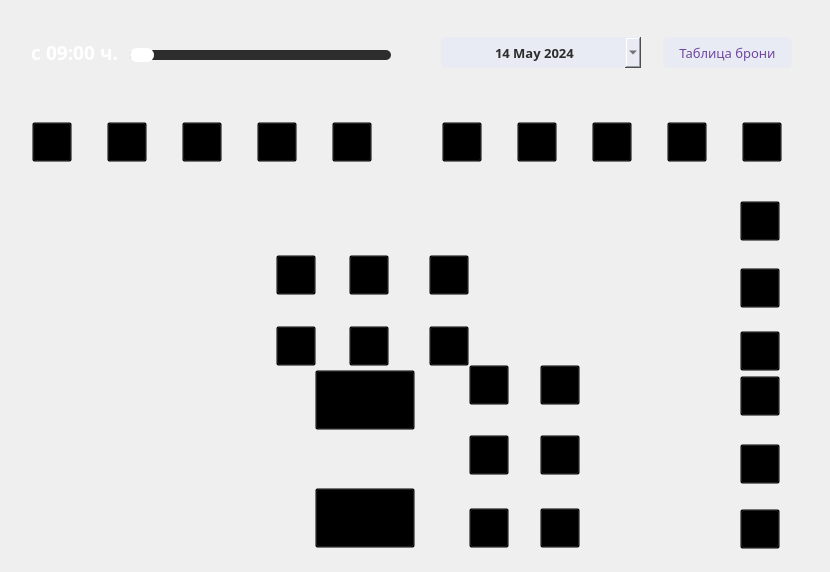
    <widget class="QWidget" name="bookingSeatWidget">
     <property name="styleSheet">
      <string notr="true">#bookingSeatWidget
{
	background-color: #2d2d2d;
	border-bottom-right-radius: 16px;
	background-image: url(:/Imagine/imagine/backgroundsearch.png);
}</string>
     </property>
     <widget class="QPushButton" name="PC_29">
      <property name="geometry">
       <rect>
        <x>315</x>
        <y>370</y>
        <width>100</width>
        <height>60</height>
       </rect>
      </property>
      <property name="styleSheet">
       <string notr="true">background: transparent;</string>
      </property>
      <property name="text">
       <string/>
      </property>
      <property name="icon">
       <iconset resource="resources.qrc">
        <normaloff>:/Imagine/imagine/booking_console.png</normaloff>:/Imagine/imagine/booking_console.png</iconset>
      </property>
      <property name="iconSize">
       <size>
        <width>50</width>
        <height>50</height>
       </size>
      </property>
     </widget>
     <widget class="QPushButton" name="PC_25">
      <property name="geometry">
       <rect>
        <x>469</x>
        <y>435</y>
        <width>40</width>
        <height>40</height>
       </rect>
      </property>
      <property name="styleSheet">
       <string notr="true">background: transparent;</string>
      </property>
      <property name="text">
       <string/>
      </property>
      <property name="icon">
       <iconset resource="resources.qrc">
        <normaloff>:/Imagine/imagine/booking_computer.png</normaloff>:/Imagine/imagine/booking_computer.png</iconset>
      </property>
      <property name="iconSize">
       <size>
        <width>40</width>
        <height>40</height>
       </size>
      </property>
     </widget>
     <widget class="QPushButton" name="PC_9">
      <property name="geometry">
       <rect>
        <x>667</x>
        <y>122</y>
        <width>40</width>
        <height>40</height>
       </rect>
      </property>
      <property name="styleSheet">
       <string notr="true">background: transparent;</string>
      </property>
      <property name="text">
       <string/>
      </property>
      <property name="icon">
       <iconset resource="resources.qrc">
        <normaloff>:/Imagine/imagine/booking_computer.png</normaloff>:/Imagine/imagine/booking_computer.png</iconset>
      </property>
      <property name="iconSize">
       <size>
        <width>40</width>
        <height>40</height>
       </size>
      </property>
     </widget>
     <widget class="QPushButton" name="PC_16">
      <property name="geometry">
       <rect>
        <x>740</x>
        <y>509</y>
        <width>40</width>
        <height>40</height>
       </rect>
      </property>
      <property name="styleSheet">
       <string notr="true">background: transparent;</string>
      </property>
      <property name="text">
       <string/>
      </property>
      <property name="icon">
       <iconset resource="resources.qrc">
        <normaloff>:/Imagine/imagine/booking_computer.png</normaloff>:/Imagine/imagine/booking_computer.png</iconset>
      </property>
      <property name="iconSize">
       <size>
        <width>40</width>
        <height>40</height>
       </size>
      </property>
     </widget>
     <widget class="QPushButton" name="PC_2">
      <property name="geometry">
       <rect>
        <x>107</x>
        <y>122</y>
        <width>40</width>
        <height>40</height>
       </rect>
      </property>
      <property name="styleSheet">
       <string notr="true">background: transparent;</string>
      </property>
      <property name="text">
       <string/>
      </property>
      <property name="icon">
       <iconset resource="resources.qrc">
        <normaloff>:/Imagine/imagine/booking_computer.png</normaloff>:/Imagine/imagine/booking_computer.png</iconset>
      </property>
      <property name="iconSize">
       <size>
        <width>40</width>
        <height>40</height>
       </size>
      </property>
     </widget>
     <widget class="QPushButton" name="PC_10">
      <property name="geometry">
       <rect>
        <x>742</x>
        <y>122</y>
        <width>40</width>
        <height>40</height>
       </rect>
      </property>
      <property name="styleSheet">
       <string notr="true">background: transparent;</string>
      </property>
      <property name="text">
       <string/>
      </property>
      <property name="icon">
       <iconset resource="resources.qrc">
        <normaloff>:/Imagine/imagine/booking_computer.png</normaloff>:/Imagine/imagine/booking_computer.png</iconset>
      </property>
      <property name="iconSize">
       <size>
        <width>40</width>
        <height>40</height>
       </size>
      </property>
     </widget>
     <widget class="QPushButton" name="PC_27">
      <property name="geometry">
       <rect>
        <x>469</x>
        <y>508</y>
        <width>40</width>
        <height>40</height>
       </rect>
      </property>
      <property name="styleSheet">
       <string notr="true">background: transparent;</string>
      </property>
      <property name="text">
       <string/>
      </property>
      <property name="icon">
       <iconset resource="resources.qrc">
        <normaloff>:/Imagine/imagine/booking_computer.png</normaloff>:/Imagine/imagine/booking_computer.png</iconset>
      </property>
      <property name="iconSize">
       <size>
        <width>40</width>
        <height>40</height>
       </size>
      </property>
     </widget>
     <widget class="QPushButton" name="PC_12">
      <property name="geometry">
       <rect>
        <x>740</x>
        <y>268</y>
        <width>40</width>
        <height>40</height>
       </rect>
      </property>
      <property name="styleSheet">
       <string notr="true">background: transparent;</string>
      </property>
      <property name="text">
       <string/>
      </property>
      <property name="icon">
       <iconset resource="resources.qrc">
        <normaloff>:/Imagine/imagine/booking_computer.png</normaloff>:/Imagine/imagine/booking_computer.png</iconset>
      </property>
      <property name="iconSize">
       <size>
        <width>40</width>
        <height>40</height>
       </size>
      </property>
      <property name="checkable">
       <bool>false</bool>
      </property>
     </widget>
     <widget class="QPushButton" name="PC_11">
      <property name="geometry">
       <rect>
        <x>740</x>
        <y>201</y>
        <width>40</width>
        <height>40</height>
       </rect>
      </property>
      <property name="styleSheet">
       <string notr="true">background: transparent;</string>
      </property>
      <property name="text">
       <string/>
      </property>
      <property name="icon">
       <iconset resource="resources.qrc">
        <normaloff>:/Imagine/imagine/booking_computer.png</normaloff>:/Imagine/imagine/booking_computer.png</iconset>
      </property>
      <property name="iconSize">
       <size>
        <width>40</width>
        <height>40</height>
       </size>
      </property>
     </widget>
     <widget class="QPushButton" name="PC_22">
      <property name="geometry">
       <rect>
        <x>429</x>
        <y>326</y>
        <width>40</width>
        <height>40</height>
       </rect>
      </property>
      <property name="styleSheet">
       <string notr="true">background: transparent;</string>
      </property>
      <property name="text">
       <string/>
      </property>
      <property name="icon">
       <iconset resource="resources.qrc">
        <normaloff>:/Imagine/imagine/booking_computer.png</normaloff>:/Imagine/imagine/booking_computer.png</iconset>
      </property>
      <property name="iconSize">
       <size>
        <width>40</width>
        <height>40</height>
       </size>
      </property>
     </widget>
     <widget class="QPushButton" name="PC_23">
      <property name="geometry">
       <rect>
        <x>469</x>
        <y>365</y>
        <width>40</width>
        <height>40</height>
       </rect>
      </property>
      <property name="styleSheet">
       <string notr="true">background: transparent;</string>
      </property>
      <property name="text">
       <string/>
      </property>
      <property name="icon">
       <iconset resource="resources.qrc">
        <normaloff>:/Imagine/imagine/booking_computer.png</normaloff>:/Imagine/imagine/booking_computer.png</iconset>
      </property>
      <property name="iconSize">
       <size>
        <width>40</width>
        <height>40</height>
       </size>
      </property>
     </widget>
     <widget class="QPushButton" name="PC_21">
      <property name="geometry">
       <rect>
        <x>349</x>
        <y>326</y>
        <width>40</width>
        <height>40</height>
       </rect>
      </property>
      <property name="styleSheet">
       <string notr="true">background: transparent;</string>
      </property>
      <property name="text">
       <string/>
      </property>
      <property name="icon">
       <iconset resource="resources.qrc">
        <normaloff>:/Imagine/imagine/booking_computer.png</normaloff>:/Imagine/imagine/booking_computer.png</iconset>
      </property>
      <property name="iconSize">
       <size>
        <width>40</width>
        <height>40</height>
       </size>
      </property>
     </widget>
     <widget class="QPushButton" name="PC_8">
      <property name="geometry">
       <rect>
        <x>592</x>
        <y>122</y>
        <width>40</width>
        <height>40</height>
       </rect>
      </property>
      <property name="styleSheet">
       <string notr="true">background: transparent;</string>
      </property>
      <property name="text">
       <string/>
      </property>
      <property name="icon">
       <iconset resource="resources.qrc">
        <normaloff>:/Imagine/imagine/booking_computer.png</normaloff>:/Imagine/imagine/booking_computer.png</iconset>
      </property>
      <property name="iconSize">
       <size>
        <width>40</width>
        <height>40</height>
       </size>
      </property>
     </widget>
     <widget class="QPushButton" name="PC_28">
      <property name="geometry">
       <rect>
        <x>540</x>
        <y>508</y>
        <width>40</width>
        <height>40</height>
       </rect>
      </property>
      <property name="styleSheet">
       <string notr="true">background: transparent;</string>
      </property>
      <property name="text">
       <string/>
      </property>
      <property name="icon">
       <iconset resource="resources.qrc">
        <normaloff>:/Imagine/imagine/booking_computer.png</normaloff>:/Imagine/imagine/booking_computer.png</iconset>
      </property>
      <property name="iconSize">
       <size>
        <width>40</width>
        <height>40</height>
       </size>
      </property>
     </widget>
     <widget class="QPushButton" name="PC_5">
      <property name="geometry">
       <rect>
        <x>332</x>
        <y>122</y>
        <width>40</width>
        <height>40</height>
       </rect>
      </property>
      <property name="styleSheet">
       <string notr="true">background: transparent;</string>
      </property>
      <property name="text">
       <string/>
      </property>
      <property name="icon">
       <iconset resource="resources.qrc">
        <normaloff>:/Imagine/imagine/booking_computer.png</normaloff>:/Imagine/imagine/booking_computer.png</iconset>
      </property>
      <property name="iconSize">
       <size>
        <width>40</width>
        <height>40</height>
       </size>
      </property>
     </widget>
     <widget class="QPushButton" name="PC_4">
      <property name="geometry">
       <rect>
        <x>257</x>
        <y>122</y>
        <width>40</width>
        <height>40</height>
       </rect>
      </property>
      <property name="styleSheet">
       <string notr="true">background: transparent;</string>
      </property>
      <property name="text">
       <string/>
      </property>
      <property name="icon">
       <iconset resource="resources.qrc">
        <normaloff>:/Imagine/imagine/booking_computer.png</normaloff>:/Imagine/imagine/booking_computer.png</iconset>
      </property>
      <property name="iconSize">
       <size>
        <width>40</width>
        <height>40</height>
       </size>
      </property>
     </widget>
     <widget class="QPushButton" name="PC_20">
      <property name="geometry">
       <rect>
        <x>276</x>
        <y>326</y>
        <width>40</width>
        <height>40</height>
       </rect>
      </property>
      <property name="styleSheet">
       <string notr="true">background: transparent;</string>
      </property>
      <property name="text">
       <string/>
      </property>
      <property name="icon">
       <iconset resource="resources.qrc">
        <normaloff>:/Imagine/imagine/booking_computer.png</normaloff>:/Imagine/imagine/booking_computer.png</iconset>
      </property>
      <property name="iconSize">
       <size>
        <width>40</width>
        <height>40</height>
       </size>
      </property>
     </widget>
     <widget class="QPushButton" name="PC_7">
      <property name="geometry">
       <rect>
        <x>517</x>
        <y>122</y>
        <width>40</width>
        <height>40</height>
       </rect>
      </property>
      <property name="styleSheet">
       <string notr="true">background: transparent;</string>
      </property>
      <property name="text">
       <string/>
      </property>
      <property name="icon">
       <iconset resource="resources.qrc">
        <normaloff>:/Imagine/imagine/booking_computer.png</normaloff>:/Imagine/imagine/booking_computer.png</iconset>
      </property>
      <property name="iconSize">
       <size>
        <width>40</width>
        <height>40</height>
       </size>
      </property>
     </widget>
     <widget class="QPushButton" name="PC_24">
      <property name="geometry">
       <rect>
        <x>540</x>
        <y>365</y>
        <width>40</width>
        <height>40</height>
       </rect>
      </property>
      <property name="styleSheet">
       <string notr="true">background: transparent;</string>
      </property>
      <property name="text">
       <string/>
      </property>
      <property name="icon">
       <iconset resource="resources.qrc">
        <normaloff>:/Imagine/imagine/booking_computer.png</normaloff>:/Imagine/imagine/booking_computer.png</iconset>
      </property>
      <property name="iconSize">
       <size>
        <width>40</width>
        <height>40</height>
       </size>
      </property>
     </widget>
     <widget class="QPushButton" name="PC_13">
      <property name="geometry">
       <rect>
        <x>740</x>
        <y>331</y>
        <width>40</width>
        <height>40</height>
       </rect>
      </property>
      <property name="styleSheet">
       <string notr="true">background: transparent;</string>
      </property>
      <property name="text">
       <string/>
      </property>
      <property name="icon">
       <iconset resource="resources.qrc">
        <normaloff>:/Imagine/imagine/booking_computer.png</normaloff>:/Imagine/imagine/booking_computer.png</iconset>
      </property>
      <property name="iconSize">
       <size>
        <width>40</width>
        <height>40</height>
       </size>
      </property>
     </widget>
     <widget class="QPushButton" name="PC_19">
      <property name="geometry">
       <rect>
        <x>429</x>
        <y>255</y>
        <width>40</width>
        <height>40</height>
       </rect>
      </property>
      <property name="styleSheet">
       <string notr="true">background: transparent;</string>
      </property>
      <property name="text">
       <string/>
      </property>
      <property name="icon">
       <iconset resource="resources.qrc">
        <normaloff>:/Imagine/imagine/booking_computer.png</normaloff>:/Imagine/imagine/booking_computer.png</iconset>
      </property>
      <property name="iconSize">
       <size>
        <width>40</width>
        <height>40</height>
       </size>
      </property>
     </widget>
     <widget class="QPushButton" name="PC_15">
      <property name="geometry">
       <rect>
        <x>740</x>
        <y>444</y>
        <width>40</width>
        <height>40</height>
       </rect>
      </property>
      <property name="styleSheet">
       <string notr="true">background: transparent;</string>
      </property>
      <property name="text">
       <string/>
      </property>
      <property name="icon">
       <iconset resource="resources.qrc">
        <normaloff>:/Imagine/imagine/booking_computer.png</normaloff>:/Imagine/imagine/booking_computer.png</iconset>
      </property>
      <property name="iconSize">
       <size>
        <width>40</width>
        <height>40</height>
       </size>
      </property>
     </widget>
     <widget class="QPushButton" name="PC_30">
      <property name="geometry">
       <rect>
        <x>315</x>
        <y>488</y>
        <width>100</width>
        <height>60</height>
       </rect>
      </property>
      <property name="styleSheet">
       <string notr="true">background: transparent;</string>
      </property>
      <property name="text">
       <string/>
      </property>
      <property name="icon">
       <iconset resource="resources.qrc">
        <normaloff>:/Imagine/imagine/booking_console.png</normaloff>:/Imagine/imagine/booking_console.png</iconset>
      </property>
      <property name="iconSize">
       <size>
        <width>50</width>
        <height>50</height>
       </size>
      </property>
     </widget>
     <widget class="QPushButton" name="PC_26">
      <property name="geometry">
       <rect>
        <x>540</x>
        <y>435</y>
        <width>40</width>
        <height>40</height>
       </rect>
      </property>
      <property name="styleSheet">
       <string notr="true">background: transparent;</string>
      </property>
      <property name="text">
       <string/>
      </property>
      <property name="icon">
       <iconset resource="resources.qrc">
        <normaloff>:/Imagine/imagine/booking_computer.png</normaloff>:/Imagine/imagine/booking_computer.png</iconset>
      </property>
      <property name="iconSize">
       <size>
        <width>40</width>
        <height>40</height>
       </size>
      </property>
     </widget>
     <widget class="QPushButton" name="PC_14">
      <property name="geometry">
       <rect>
        <x>740</x>
        <y>376</y>
        <width>40</width>
        <height>40</height>
       </rect>
      </property>
      <property name="styleSheet">
       <string notr="true">background: transparent;</string>
      </property>
      <property name="text">
       <string/>
      </property>
      <property name="icon">
       <iconset resource="resources.qrc">
        <normaloff>:/Imagine/imagine/booking_computer.png</normaloff>:/Imagine/imagine/booking_computer.png</iconset>
      </property>
      <property name="iconSize">
       <size>
        <width>40</width>
        <height>40</height>
       </size>
      </property>
     </widget>
     <widget class="QPushButton" name="PC_17">
      <property name="geometry">
       <rect>
        <x>276</x>
        <y>255</y>
        <width>40</width>
        <height>40</height>
       </rect>
      </property>
      <property name="styleSheet">
       <string notr="true">background: transparent;</string>
      </property>
      <property name="text">
       <string/>
      </property>
      <property name="icon">
       <iconset resource="resources.qrc">
        <normaloff>:/Imagine/imagine/booking_computer.png</normaloff>:/Imagine/imagine/booking_computer.png</iconset>
      </property>
      <property name="iconSize">
       <size>
        <width>40</width>
        <height>40</height>
       </size>
      </property>
     </widget>
     <widget class="QPushButton" name="PC_1">
      <property name="geometry">
       <rect>
        <x>32</x>
        <y>122</y>
        <width>40</width>
        <height>40</height>
       </rect>
      </property>
      <property name="palette">
       <palette>
        <active>
         <colorrole role="Button">
          <brush brushstyle="SolidPattern">
           <color alpha="0">
            <red>0</red>
            <green>0</green>
            <blue>0</blue>
           </color>
          </brush>
         </colorrole>
         <colorrole role="Base">
          <brush brushstyle="SolidPattern">
           <color alpha="0">
            <red>0</red>
            <green>0</green>
            <blue>0</blue>
           </color>
          </brush>
         </colorrole>
         <colorrole role="Window">
          <brush brushstyle="SolidPattern">
           <color alpha="0">
            <red>0</red>
            <green>0</green>
            <blue>0</blue>
           </color>
          </brush>
         </colorrole>
        </active>
        <inactive>
         <colorrole role="Button">
          <brush brushstyle="SolidPattern">
           <color alpha="0">
            <red>0</red>
            <green>0</green>
            <blue>0</blue>
           </color>
          </brush>
         </colorrole>
         <colorrole role="Base">
          <brush brushstyle="SolidPattern">
           <color alpha="0">
            <red>0</red>
            <green>0</green>
            <blue>0</blue>
           </color>
          </brush>
         </colorrole>
         <colorrole role="Window">
          <brush brushstyle="SolidPattern">
           <color alpha="0">
            <red>0</red>
            <green>0</green>
            <blue>0</blue>
           </color>
          </brush>
         </colorrole>
        </inactive>
        <disabled>
         <colorrole role="Button">
          <brush brushstyle="SolidPattern">
           <color alpha="0">
            <red>0</red>
            <green>0</green>
            <blue>0</blue>
           </color>
          </brush>
         </colorrole>
         <colorrole role="Base">
          <brush brushstyle="SolidPattern">
           <color alpha="0">
            <red>0</red>
            <green>0</green>
            <blue>0</blue>
           </color>
          </brush>
         </colorrole>
         <colorrole role="Window">
          <brush brushstyle="SolidPattern">
           <color alpha="0">
            <red>0</red>
            <green>0</green>
            <blue>0</blue>
           </color>
          </brush>
         </colorrole>
        </disabled>
       </palette>
      </property>
      <property name="contextMenuPolicy">
       <enum>Qt::DefaultContextMenu</enum>
      </property>
      <property name="styleSheet">
       <string notr="true">background: transparent;</string>
      </property>
      <property name="text">
       <string/>
      </property>
      <property name="icon">
       <iconset resource="resources.qrc">
        <normaloff>:/Imagine/imagine/booking_computer.png</normaloff>:/Imagine/imagine/booking_computer.png</iconset>
      </property>
      <property name="iconSize">
       <size>
        <width>40</width>
        <height>40</height>
       </size>
      </property>
      <property name="checkable">
       <bool>false</bool>
      </property>
     </widget>
     <widget class="QPushButton" name="PC_18">
      <property name="geometry">
       <rect>
        <x>349</x>
        <y>255</y>
        <width>40</width>
        <height>40</height>
       </rect>
      </property>
      <property name="styleSheet">
       <string notr="true">background: transparent;</string>
      </property>
      <property name="text">
       <string/>
      </property>
      <property name="icon">
       <iconset resource="resources.qrc">
        <normaloff>:/Imagine/imagine/booking_computer.png</normaloff>:/Imagine/imagine/booking_computer.png</iconset>
      </property>
      <property name="iconSize">
       <size>
        <width>40</width>
        <height>40</height>
       </size>
      </property>
     </widget>
     <widget class="QPushButton" name="PC_3">
      <property name="geometry">
       <rect>
        <x>182</x>
        <y>122</y>
        <width>40</width>
        <height>40</height>
       </rect>
      </property>
      <property name="styleSheet">
       <string notr="true">background: transparent;</string>
      </property>
      <property name="text">
       <string/>
      </property>
      <property name="icon">
       <iconset resource="resources.qrc">
        <normaloff>:/Imagine/imagine/booking_computer.png</normaloff>:/Imagine/imagine/booking_computer.png</iconset>
      </property>
      <property name="iconSize">
       <size>
        <width>40</width>
        <height>40</height>
       </size>
      </property>
     </widget>
     <widget class="QPushButton" name="PC_6">
      <property name="geometry">
       <rect>
        <x>442</x>
        <y>122</y>
        <width>40</width>
        <height>40</height>
       </rect>
      </property>
      <property name="styleSheet">
       <string notr="true">background: transparent;</string>
      </property>
      <property name="text">
       <string/>
      </property>
      <property name="icon">
       <iconset resource="resources.qrc">
        <normaloff>:/Imagine/imagine/booking_computer.png</normaloff>:/Imagine/imagine/booking_computer.png</iconset>
      </property>
      <property name="iconSize">
       <size>
        <width>40</width>
        <height>40</height>
       </size>
      </property>
     </widget>
     <widget class="QSlider" name="timeSlider">
      <property name="geometry">
       <rect>
        <x>130</x>
        <y>40</y>
        <width>261</width>
        <height>31</height>
       </rect>
      </property>
      <property name="styleSheet">
       <string notr="true">QSlider::handle:horizontal {
    background: #ffffff;
    border: 0px solid ;
    width: 24px;
    margin: -2px 0;
    border-radius: 7px;
}

QSlider::groove:horizontal {
    background: #2d2d2d;
    border: 0px solid ;
    height: 10px;
    border-radius: 5px;
}</string>
      </property>
      <property name="orientation">
       <enum>Qt::Horizontal</enum>
      </property>
     </widget>
     <widget class="QDateEdit" name="bookingDate">
      <property name="geometry">
       <rect>
        <x>441</x>
        <y>37</y>
        <width>200</width>
        <height>31</height>
       </rect>
      </property>
      <property name="font">
       <font>
        <family>Segoe UI Semibold</family>
        <pointsize>10</pointsize>
        <bold>true</bold>
       </font>
      </property>
      <property name="styleSheet">
       <string notr="true">#bookingDate
{
	background-color: rgb(233, 235, 244);
	color: #2d2d2d;
	padding-left:6px;
    border-radius:5px; 
}</string>
      </property>
      <property name="alignment">
       <set>Qt::AlignCenter</set>
      </property>
      <property name="minimumDateTime">
       <datetime>
        <hour>10</hour>
        <minute>0</minute>
        <second>0</second>
        <year>2024</year>
        <month>5</month>
        <day>11</day>
       </datetime>
      </property>
      <property name="minimumDate">
       <date>
        <year>2024</year>
        <month>5</month>
        <day>11</day>
       </date>
      </property>
      <property name="minimumTime">
       <time>
        <hour>10</hour>
        <minute>0</minute>
        <second>0</second>
       </time>
      </property>
      <property name="calendarPopup">
       <bool>true</bool>
      </property>
      <property name="date">
       <date>
        <year>2024</year>
        <month>5</month>
        <day>14</day>
       </date>
      </property>
     </widget>
     <widget class="QLabel" name="timeLabel">
      <property name="geometry">
       <rect>
        <x>45</x>
        <y>38</y>
        <width>51</width>
        <height>30</height>
       </rect>
      </property>
      <property name="font">
       <font>
        <family>Segoe UI Black</family>
        <pointsize>14</pointsize>
        <italic>false</italic>
        <bold>true</bold>
       </font>
      </property>
      <property name="styleSheet">
       <string notr="true">#timeLabel
{
	color:white;
	font-weight:bold;
}</string>
      </property>
      <property name="text">
       <string>&lt;html&gt;&lt;head/&gt;&lt;body&gt;&lt;p&gt;&lt;span style=&quot; color:#ffffff;&quot;&gt;09:00&lt;/span&gt;&lt;/p&gt;&lt;/body&gt;&lt;/html&gt;</string>
      </property>
      <property name="textFormat">
       <enum>Qt::AutoText</enum>
      </property>
      <property name="alignment">
       <set>Qt::AlignCenter</set>
      </property>
     </widget>
     <widget class="QLabel" name="timeLabel_2">
      <property name="geometry">
       <rect>
        <x>31</x>
        <y>38</y>
        <width>10</width>
        <height>30</height>
       </rect>
      </property>
      <property name="font">
       <font>
        <family>Segoe UI Black</family>
        <pointsize>14</pointsize>
        <italic>false</italic>
        <bold>true</bold>
       </font>
      </property>
      <property name="styleSheet">
       <string notr="true">#gstLabel_2
{
	color:white;
	font-weight:bold;
}</string>
      </property>
      <property name="text">
       <string>&lt;html&gt;&lt;head/&gt;&lt;body&gt;&lt;p&gt;&lt;span style=&quot; color:#ffffff;&quot;&gt;с&lt;/span&gt;&lt;/p&gt;&lt;/body&gt;&lt;/html&gt;</string>
      </property>
      <property name="textFormat">
       <enum>Qt::AutoText</enum>
      </property>
      <property name="alignment">
       <set>Qt::AlignCenter</set>
      </property>
     </widget>
     <widget class="QLabel" name="timeLabel_1">
      <property name="geometry">
       <rect>
        <x>99</x>
        <y>38</y>
        <width>20</width>
        <height>30</height>
       </rect>
      </property>
      <property name="font">
       <font>
        <family>Segoe UI Black</family>
        <pointsize>14</pointsize>
        <italic>false</italic>
        <bold>true</bold>
       </font>
      </property>
      <property name="styleSheet">
       <string notr="true">#gstLabel_2
{
	color:white;
	font-weight:bold;
}</string>
      </property>
      <property name="text">
       <string>&lt;html&gt;&lt;head/&gt;&lt;body&gt;&lt;p&gt;&lt;span style=&quot; color:#ffffff;&quot;&gt;ч.&lt;/span&gt;&lt;/p&gt;&lt;/body&gt;&lt;/html&gt;</string>
      </property>
      <property name="textFormat">
       <enum>Qt::AutoText</enum>
      </property>
      <property name="alignment">
       <set>Qt::AlignCenter</set>
      </property>
     </widget>
     <widget class="QPushButton" name="pushButton_9">
      <property name="geometry">
       <rect>
        <x>663</x>
        <y>37</y>
        <width>129</width>
        <height>31</height>
       </rect>
      </property>
      <property name="font">
       <font>
        <family>Segoe UI Black</family>
        <pointsize>10</pointsize>
       </font>
      </property>
      <property name="cursor">
       <cursorShape>PointingHandCursor</cursorShape>
      </property>
      <property name="focusPolicy">
       <enum>Qt::TabFocus</enum>
      </property>
      <property name="styleSheet">
       <string notr="true">#pushButton_9
{
	background-color: rgb(233, 235, 244);
	border:none;
	color: rgb(111, 72, 157);
 border-radius:5px; 
}

#pushButton_9:hover
{
	background-color: 6633cc;
	border:2px solid #e9ebf4;
	color:#e9ebf4;
 border-radius:5px; 
}</string>
      </property>
      <property name="text">
       <string>Таблица брони</string>
      </property>
     </widget>
     <widget class="QLabel" name="label_35">
      <property name="enabled">
       <bool>true</bool>
      </property>
      <property name="geometry">
       <rect>
        <x>12</x>
        <y>14</y>
        <width>796</width>
        <height>74</height>
       </rect>
      </property>
      <property name="font">
       <font>
        <family>Segoe UI Black</family>
        <bold>true</bold>
       </font>
      </property>
      <property name="styleSheet">
       <string notr="true"/>
      </property>
      <property name="text">
       <string/>
      </property>
      <property name="pixmap">
       <pixmap resource="resources.qrc">:/Imagine/imagine/empcardbg.png</pixmap>
      </property>
      <property name="scaledContents">
       <bool>true</bool>
      </property>
     </widget>
     <widget class="QLabel" name="label_36">
      <property name="geometry">
       <rect>
        <x>0</x>
        <y>2</y>
        <width>821</width>
        <height>561</height>
       </rect>
      </property>
      <property name="text">
       <string/>
      </property>
      <property name="pixmap">
       <pixmap resource="resources.qrc">:/Imagine/imagine/backshema.png</pixmap>
      </property>
     </widget>
     <zorder>label_36</zorder>
     <zorder>label_35</zorder>
     <zorder>PC_29</zorder>
     <zorder>PC_25</zorder>
     <zorder>PC_9</zorder>
     <zorder>PC_16</zorder>
     <zorder>PC_2</zorder>
     <zorder>PC_10</zorder>
     <zorder>PC_27</zorder>
     <zorder>PC_12</zorder>
     <zorder>PC_11</zorder>
     <zorder>PC_22</zorder>
     <zorder>PC_23</zorder>
     <zorder>PC_21</zorder>
     <zorder>PC_8</zorder>
     <zorder>PC_28</zorder>
     <zorder>PC_5</zorder>
     <zorder>PC_4</zorder>
     <zorder>PC_20</zorder>
     <zorder>PC_7</zorder>
     <zorder>PC_24</zorder>
     <zorder>PC_13</zorder>
     <zorder>PC_19</zorder>
     <zorder>PC_15</zorder>
     <zorder>PC_30</zorder>
     <zorder>PC_26</zorder>
     <zorder>PC_14</zorder>
     <zorder>PC_17</zorder>
     <zorder>PC_1</zorder>
     <zorder>PC_18</zorder>
     <zorder>PC_3</zorder>
     <zorder>PC_6</zorder>
     <zorder>bookingDate</zorder>
     <zorder>timeLabel</zorder>
     <zorder>timeLabel_2</zorder>
     <zorder>timeLabel_1</zorder>
     <zorder>timeSlider</zorder>
     <zorder>pushButton_9</zorder>
    </widget>
